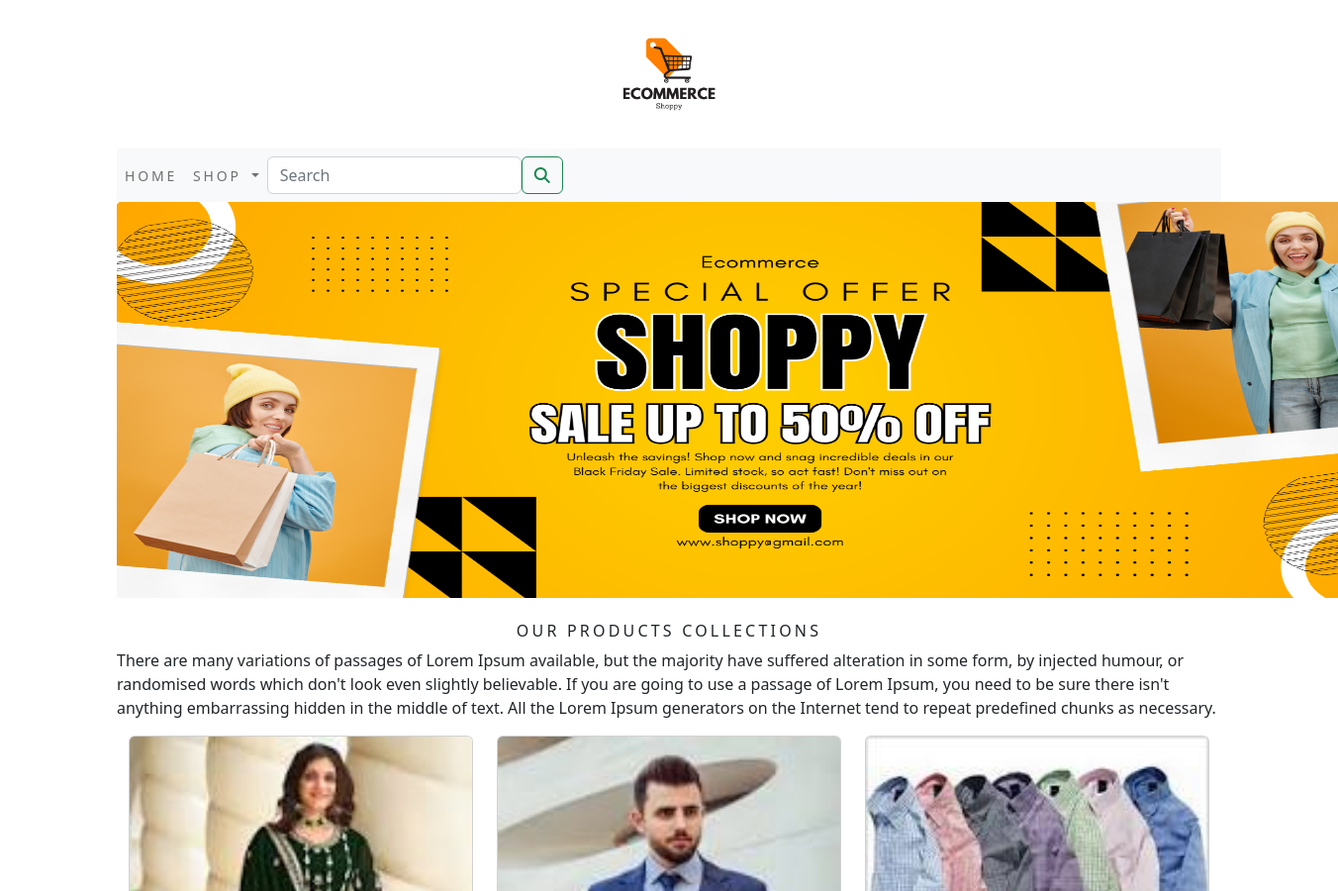
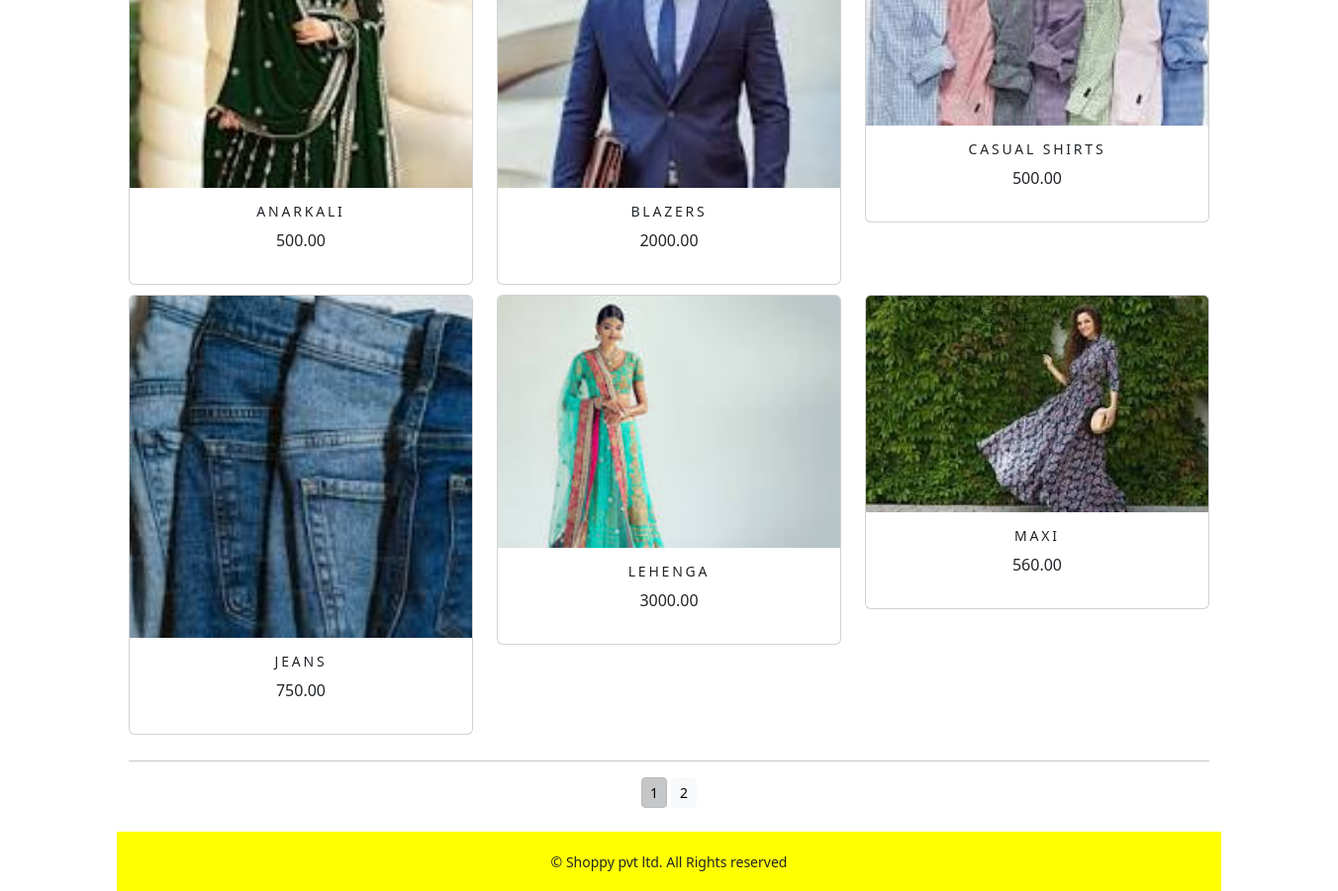
The app's page /shop/ with its own data (2 pictures, top to bottom).
### shop/models.py (models this page shows, shortened)
class Product(models.Model):
    name = models.CharField(max_length=250, unique=True)
    slug = models.SlugField(max_length=250, unique=True)
    description = models.TextField(blank=True)
    price=models.DecimalField(max_digits=10,decimal_places=2)
    category=models.ForeignKey(Category,on_delete=models.CASCADE)
    image = models.ImageField(upload_to='product', blank=True)
    stock=models.IntegerField()
    available=models.BooleanField(default=True)
    created=models.DateTimeField(auto_now_add=True)
    updated=models.DateTimeField(auto_now=True)
    def get_url(self):
        return reverse('shop:prodCatdetail',args=[self.category.slug,self.slug])
    class Meta:
        ordering=('name',)
        verbose_name='product'
        verbose_name_plural='products'

### shop/views.py (the view)
# urls.py: path('',views.allProdCat,name='allProdCat'),
def allProdCat(request,c_slug=None):
    c_page=None
    products_list=None
    if c_slug!=None:
        c_page=get_object_or_404(Category,slug=c_slug)
        products_list=Product.objects.all().filter(category=c_page,available=True)
    else:
        products_list=Product.objects.all().filter(available=True)
    paginator=Paginator(products_list,6)
    try:
        page=int(request.GET.get('page','1'))
    except:
        page=1
    try:
        products=paginator.page(page)
    except (EmptyPage,InvalidPage):
        products=paginator.page(paginator.num_pages)
    return render(request,"category.html",{'category':c_page,'products':products})

### cart/context_processors.py (called while the page is built)
def counter(request):
    item_count=0
    if 'admin' in request.path:
        return {}
    else:
        try:
            cart=Cart.objects.filter(cart_id=_cart_id(request))
            car_items=CartItem.objects.all().filter(cart=cart[:1])
            for cart_item in car_items:
                item_count += cart_item.quantity
        except Cart.DoesNotExist:
            item_count=0
    return dict(item_count=item_count)

### cart/views.py (called while the page is built)
def _cart_id(request):
    cart=request.session.session_key
    if not cart:
        cart=request.session.create()
    return cart

### shop/context_processors.py (called while the page is built)
def menu_links(request):
    links=Category.objects.all()
    return dict(links=links)

### shop/models.py (called while the page is built)
    def get_urls(self):
        return reverse('shop:product_by_category',args=[self.slug])

### template/category.html (shortened to what this page needs)
{% extends 'base.html' %}
{% load static %}
{% block content %}
<div class="mx_auto">
    {% if category %}
        <img src="{{category.image.url}}" alt="{{category.name}}" width="700px" height="400px">
</div>
    <br>
<div>
    <h1 class="text-center my_title">{{category.name}}</h1>
    <p class="text-justify">{{category.description}}</p>
</div>
    {% else %}
        <div>
            <img src="{% static 'img/banner.png' %}" alt="our products" width="1300px;" height="400px;">
        </div>
<br>
<div>
    <h1 class="text-center my_title">Our products collections</h1>
    <p class="text-justify">There are many variations of passages of Lorem Ipsum available, but the majority have suffered alteration in some form, by injected humour, or randomised words which don't look even slightly believable. If you are going to use a passage of Lorem Ipsum, you need to be sure there isn't anything embarrassing hidden in the middle of text. All the Lorem Ipsum generators on the Internet tend to repeat predefined chunks as necessary.</p>
</div>
    {% endif %}
<div class="container">
    <div class="row mx_auto">
        {% for product in products.object_list %}
            <div class="my_bottom_margin col-9 col-sm-12 col-md-4 col-lg-4">
                <div class="card text-center" style="min-width:18rem;">
                    <a href="{{product.get_url}}"><img class="card-img-top my_image" src="{{product.image.url}}" alt="{{product.name}}"></a>
                    <div class="card-body">
                    <h4>{{product.name}}</h4>
                    <p>{{product.price}}</p>
                </div>
                </div>
            </div>
        {% endfor %}
    </div>
    <div class="mx_auto">
        {% if products.paginator.num_pages > 1 %}
       <hr>
        <div class="text-center">
            {% for pg in products.paginator.page_range %}
            <a href="?page={{pg}}" class="btn btn-light btn-sm {% if products.number == pg %} active {% endif %}">{{pg}}</a>
            {% endfor %}
        </div>
         {% endif %}
    </div>
    <br>
</div>
{% endblock %}

### template/base.html (shortened to what this page needs)
{% load static %}
<!DOCTYPE html>
<html lang="en">
<head>
    <link rel="stylesheet" href="{% static 'css/custom.css' %}">
<link href="https://cdn.jsdelivr.net/npm/bootstrap@5.2.0/dist/css/bootstrap.min.css" rel="stylesheet">
</head>
<body>
<div class="container">
{% include 'header.html' %}
{% include 'navbar.html' %}
{% block content %}
{% endblock %}
    </div>
{% include 'footer.html' %}
</body>
</html>

### template/header.html (shortened to what this page needs)
{% load static %}
<header>
        <a href="{% url 'shop:allProdCat' %} "><img src="{% static 'img/logo2.png' %}" alt="logoimage" class="center"></a>
</header>

### template/navbar.html (shortened to what this page needs)
<nav class="navbar navbar-expand-lg navbar-light bg-light">
  <div class="collapse navbar-collapse" id="navbarSupportedContent">
    <ul class="navbar-nav mr-auto">
      <li class="nav-item">
        <a class="nav-link" href="#">Home</a>
      </li>
      <li class="nav-item dropdown {% if 'shop' in request.path %} active {% endif %}">
        <a class="nav-link dropdown-toggle" href="#" id="navbarDropdown" role="button" data-toggle="dropdown" aria-haspopup="true" aria-expanded="false">
          Shop
        </a>
      </li>
        </ul>
      <form class="d-flex" action="{% url 'search_app:SearchResult' %}" method="get">
     <input class="form-control mr-sm-2" type="search" placeholder="Search" name="q" aria-label="Search">
      <button class="btn btn-outline-success my-2 my-sm-0" type="submit"><i class="fa-solid fa-magnifying-glass"></i></button>
 </form>
  </div>
</nav>

### template/footer.html
<div class="footer navbar-fixed-bottom my_footer">
  <p class="text-center">&copy; Shoppy pvt ltd. All Rights reserved</p>
</div>

### static/css/custom.css (style rules this page uses)
.nav-item { letter-spacing : .2em; font-size : 14px; text-transform : uppercase; }
.my_footer { background-color : yellow; height:60px; }
.my_footer p { padding-top : 20px; font-size : 14px; }
.my_title { font-size : 16px; text-transform : uppercase; letter-spacing : .2em; }
.my_bottom_margin { margin-bottom : 10px; }
.card-body h4 { font-size : 14px; text-transform : uppercase; letter-spacing : .2em; }

### template/header.html (style rules this page uses)
.center { display: block; margin-left: auto; margin-right: auto; width: 150px; height:150px; }

### records on screen
Product: image (picture), name "ANARKALI", price "500.00"
Product: image (picture), name "BLAZERS", price "2000.00"
Product: image (picture), name "CASUAL SHIRTS", price "500.00"
Product: image (picture), name "JEANS", price "750.00"
Product: image (picture), name "LEHENGA", price "3000.00"
Product: image (picture), name "MAXI", price "560.00"

### other values on screen
{{ pg }} "1" "2"
